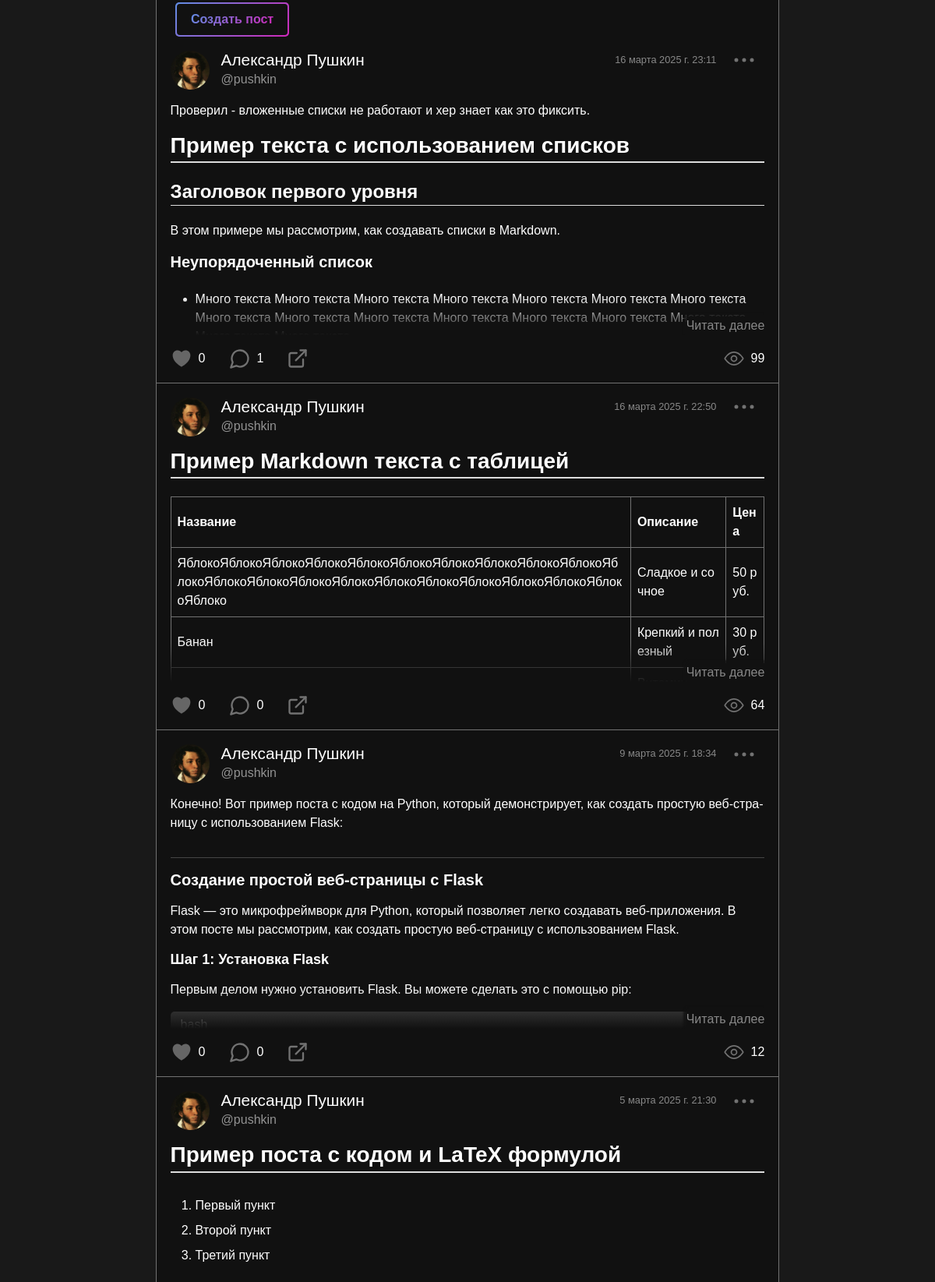
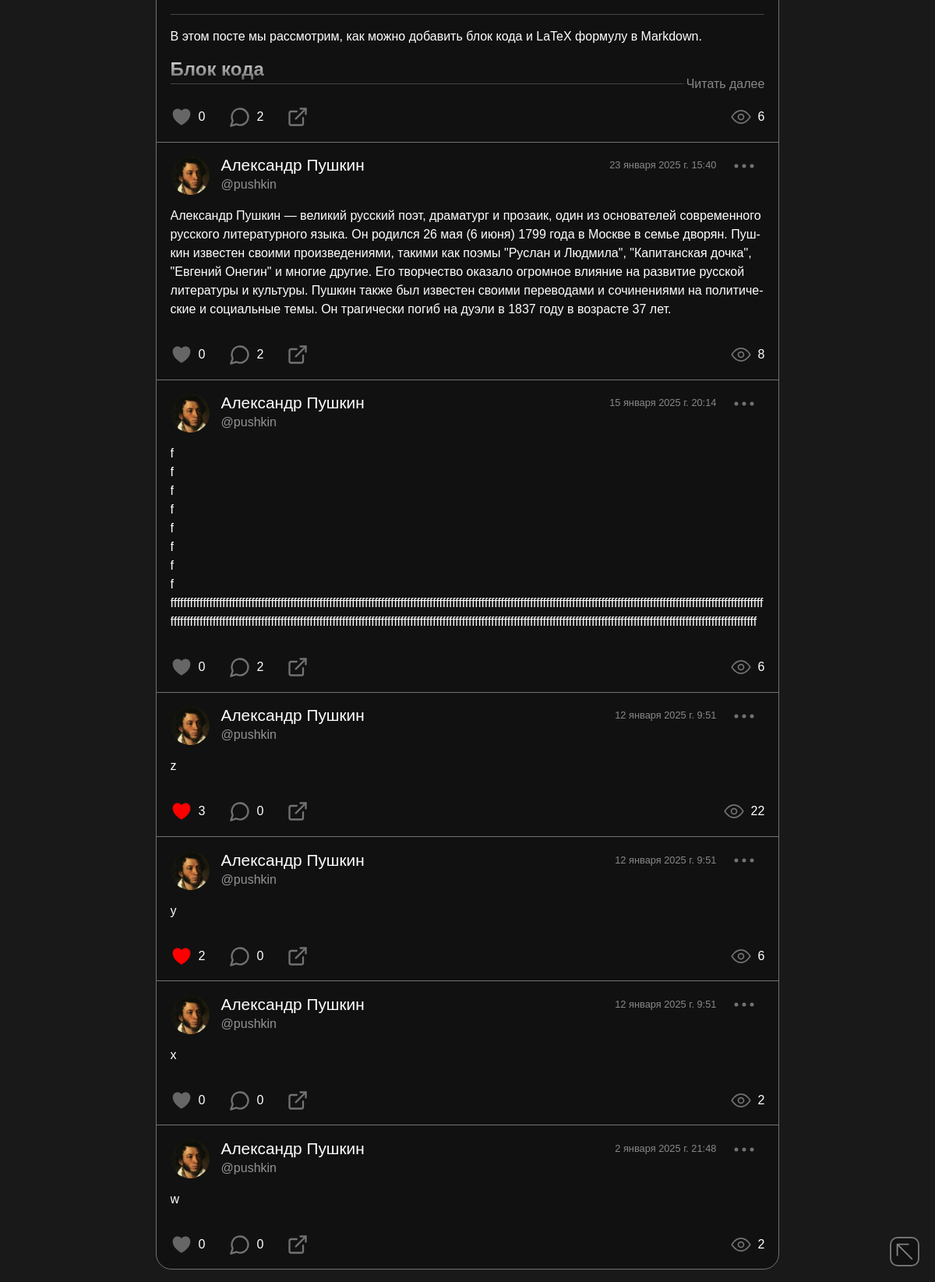
Before: /person/ (signed in, lower part) with the older database file (2 pictures, top to bottom).
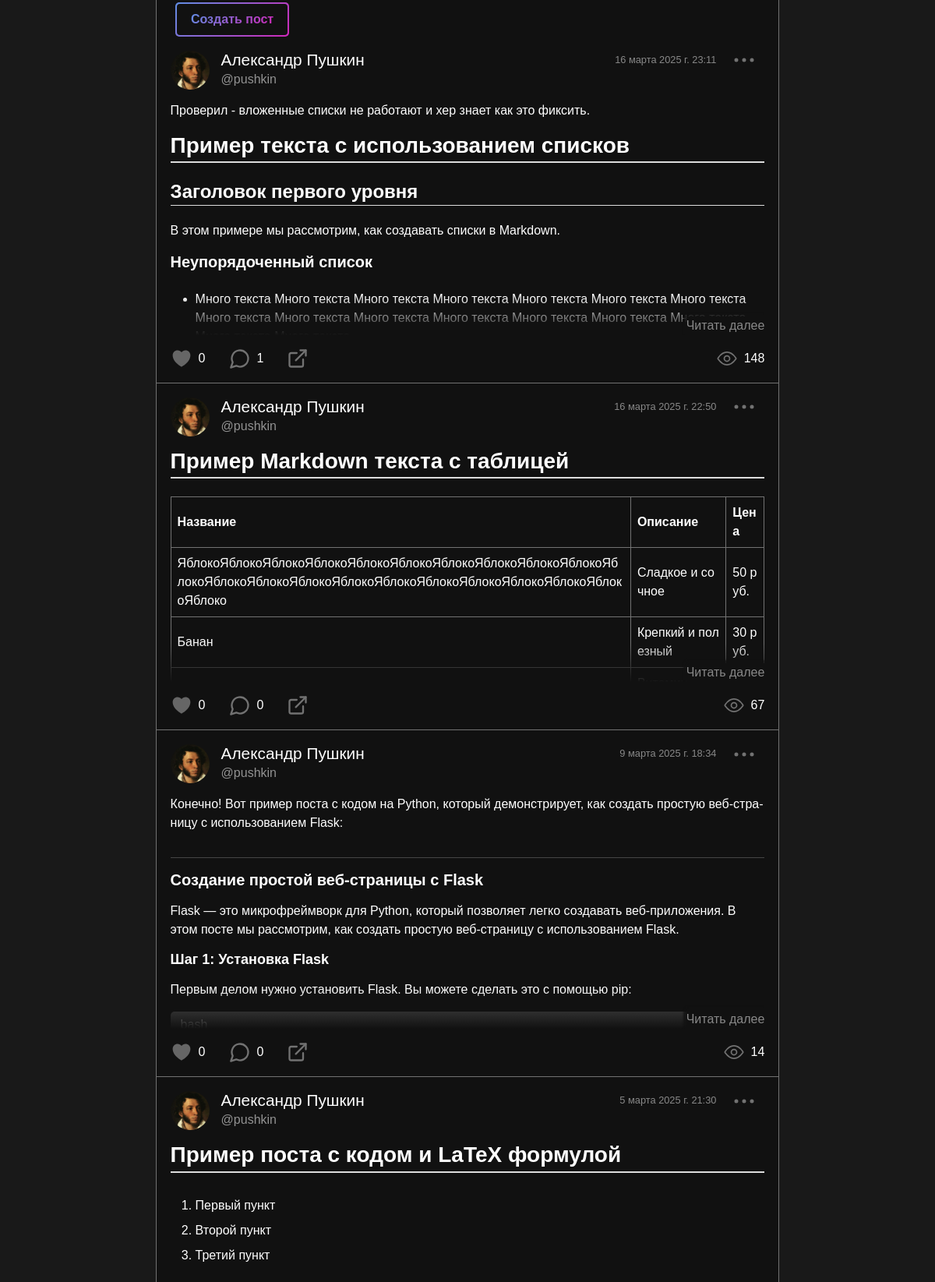
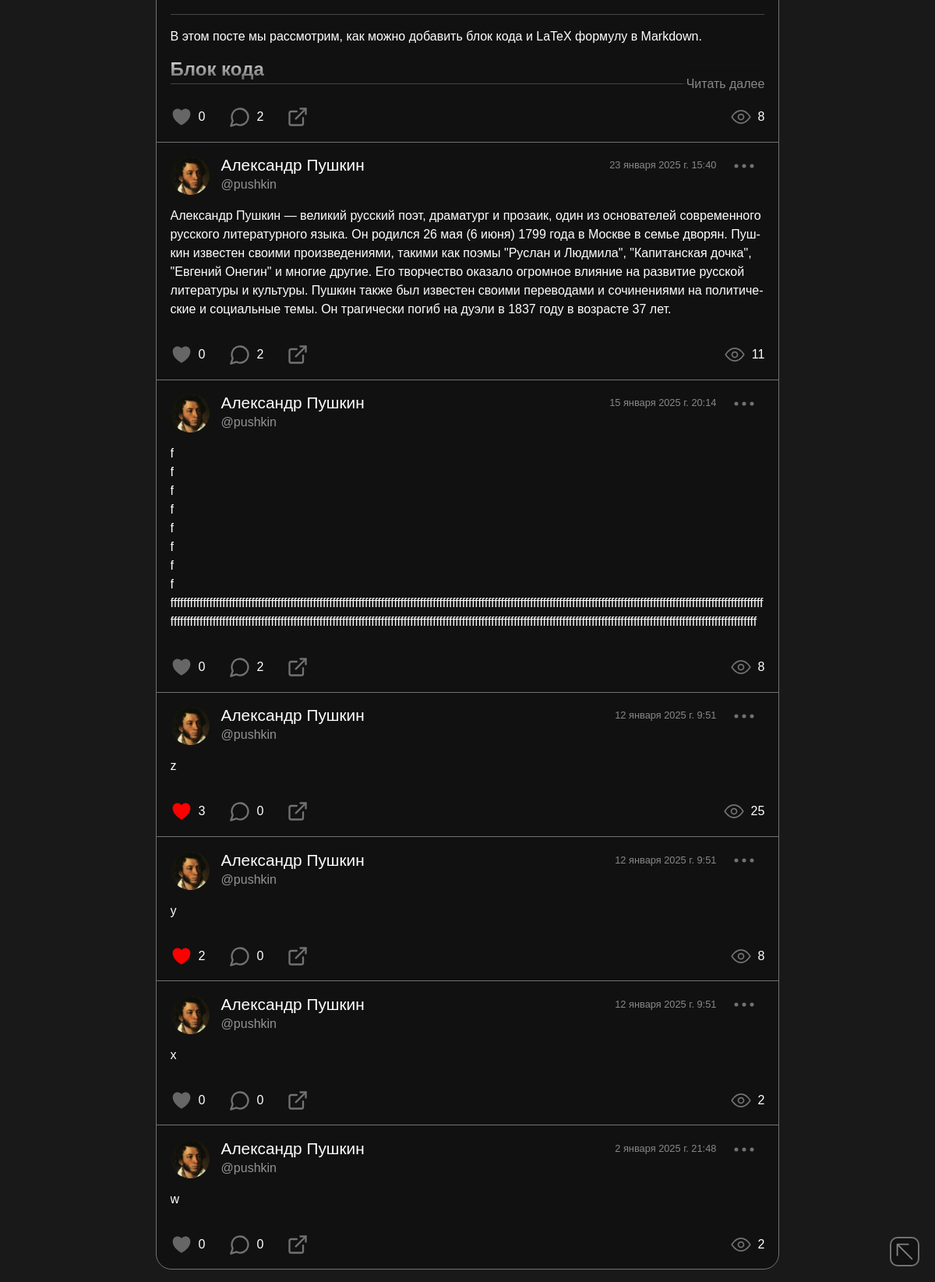
After: the same page with the newer database file (2 pictures, top to bottom).
### person/models.py (models this page shows, shortened)
class Post(models.Model):
    text = models.TextField('Текст', max_length=5000)
    formated_text = models.TextField('Отформатированный текст', default='', max_length=5000)
    date = models.DateTimeField('Дата публикации')
    user = models.ForeignKey(User, on_delete=models.CASCADE)
    likes = models.ManyToManyField(User, related_name='liked_posts', blank=True)
    views = models.PositiveIntegerField('Число просмотров', default=0)
    def total_likes(self):
        return self.likes.count()
    def total_comments(self):
        return self.comments.count()
    class Meta:
        verbose_name = 'Пост'
        verbose_name_plural = 'Посты'

### users/models.py (models this page shows, shortened)
class User(AbstractUser):
    first_name = models.CharField("Имя", max_length=20)
    last_name = models.CharField("Фамилия", max_length=20)
    username = models.CharField("Имя пользователя", unique=True, max_length=20)
    email = models.EmailField("Почта", unique=True)
    password = models.CharField("Пароль", max_length=20)
    image = models.ImageField("Аватар", upload_to='users_images', blank=True, null=True)
    about = models.TextField("О себе", max_length=250, blank=True, null=True)
    ai_help_requests_left = models.PositiveIntegerField(default=5)
    last_ai_help_reset = models.DateTimeField(auto_now_add=True)
    has_subscription = models.BooleanField(default=False)
    def get_avatar_url(self):
        if self.image and hasattr(self.image, 'url'):
            return self.image.url
        else:
            return os.path.join(settings.STATIC_URL, 'person/img/default.jpg')
    class Meta:
        verbose_name = 'Пользователь'
        verbose_name_plural = 'Пользователи'

### person/views.py (the view)
# urls.py: path('', views.profile, name='profile'),
@login_required
def profile(request):
    avatar_edit(request)
    about_form = AboutForm(instance=request.user)
    empty_post_form = PostForm()
    posts = Post.objects.filter(user=request.user.id).order_by('-date')
    paginator = Paginator(posts, 10)
    page_number = request.GET.get('page')
    page_obj = paginator.get_page(page_number)
    post_forms = {}
    for post in page_obj:
        post_forms[post.id] = PostForm(instance=post, post_id=post.id)
    followers_count = request.user.followers.count()
    following_count = request.user.subscriptions.count()
    data = {
        "user": request.user,
        "posts": page_obj,
        "has_next": page_obj.has_next(),
        "about_form": about_form,
        "post_forms": post_forms,
        "empty_post_form": empty_post_form,
        'followers_count': followers_count,
        'following_count': following_count,
    }
    return render(request, "person/profile.html", data)

### person/templatetags/custom_filters.py (called while the page is built)
@register.filter
def get_item(dictionary, key):
    return dictionary.get(key, 'Ключ в словаре не найден')

### person/views.py (called while the page is built)
def avatar_edit(request):
    if request.method == 'POST' and request.FILES.get('avatar'):
        avatar = request.FILES['avatar']
        filename = f'users_images/{request.user.username}_avatar.jpg'
        path = default_storage.save(filename, ContentFile(avatar.read()))
        if is_image(default_storage.path(path)):
            request.user.delete_avatar()
            request.user.image = path
            request.user.save()
        else:
            messages.error(request, 'Загруженный файл не является допустимым изображением')
            default_storage.delete(path)

### person/templates/person/profile.html (shortened to what this page needs)
{% extends 'main/layout.html' %}
{% load static %}
{% block link %}
    <link rel="stylesheet" href="{% static 'person/css/person.css' %}">
    <link rel="stylesheet" href="{% static 'person/css/like_users_list.css' %}">
    <link rel="stylesheet" href="{% static 'main/css/markdown.css' %}">
    <link rel="stylesheet" href="https://unpkg.com/@highlightjs/cdn-assets@11.7.0/styles/github-dark.min.css">
{% endblock %}
{% block content %}
<main class="custom-container">
<section class="container-profile">
<div class="posts-container-header">
    <button type="button" class="gradient-btn" data-bs-toggle="modal" data-bs-target="#createPostModal" data="Создать пост"></button>
</div>
{% if posts %}
    <div class="posts-list load-more">
        {% include 'person/profile_posts.html' %}
    </div>
{% else %}
    <p class="commentary">У вас нет записей</p>
{% endif %}
</section>
</main>
{% endblock %}

### person/templates/person/profile_posts.html (shortened to what this page needs)
{% load static %}
{% load custom_filters %}
{% for post in posts %}
    {% with post_id=post.id %}
    <div class="post-item" data-post-id="{{ post.id }}">
        <div class="post-header">
            <img src="{{ post.user.get_avatar_url }}" class="post-avatar" alt="{{ post.user.username }}">
            <div class="post-info">
                <h3>
                    <a href="{% url 'user_profile' post.user.username %}">
                        {{ post.user.first_name }} {{ post.user.last_name }}
                    </a>
                </h3>
                <p class="post-username">@{{ post.user.username }}</p>
            </div>
            <p class="post-date">{{ post.date }}</p>
            <div class="post-actions">
                <button class="post-actions-toggle" title="Действия над постом">
                    <img src="{% static 'person/img/dots.svg' %}" alt="Действия над постом" width="40" height="40">
                </button>
            </div>
        </div>
        <div class="post-content">
            <div class="post-text" id="post-text-{{ post_id }}">{{ post.formated_text|safe }}</div>
            <div class="fade-out"></div>
            <a class="read-more-btn" id="read-more-btn-{{ post_id }}" style="display: none;">Читать далее</a>
        </div>
        <div class="post-footer">
            <ul>
                <li>
                    <button class="post-footer-icon like-btn {% if request.user in post.likes.all %}liked{% endif %}" data-post-id="{{ post_id }}" title="Лайк">
                        {% if request.user in post.likes.all %}
                            <img src="{% static 'person/img/like_red.svg' %}" alt="Like Icon" width="28" height="28">
                        {% else %}
                            <img src="{% static 'person/img/like.svg' %}" alt="Like Icon" width="28" height="28">
                        {% endif %}
                    </button>
                    <span class="post-footer-counter">{{ post.total_likes }}</span>
                </li>
                <li>
                    <a class="post-footer-icon" href="{% url 'post_detail' post.id %}" title="Комментировать">
                        <img src="{% static 'person/img/comments.svg' %}" alt="Comment Icon" width="28" height="28">
                    </a>
                    <span class="post-footer-counter">{{ post.total_comments }}</span>
                </li>
                <li>
                    <button class="post-footer-icon" title="Поделиться" onclick="copyToClipboard({{ post.id }})">
                        <img src="{% static 'person/img/share.svg' %}" alt="Share Icon" width="28" height="28">
                    </button>
                </li>
            </ul>
            <ul>
                <li>
                    <img src="{% static 'person/img/views.svg' %}" alt="Иконка просмотра" width="28" height="28">
                    <span class="post-footer-counter">
                        {{ post.views }}
                    </span>
                </li>
            </ul>
        </div>
    {% endwith %}
    </div>
{% endfor %}

Changed rows visible on the page:
changed Post "16 марта 2025 г. 23:11": views "99" → "148"
changed Post "16 марта 2025 г. 22:50": views "64" → "67"
changed Post "9 марта 2025 г. 18:34": views "12" → "14"
changed Post "5 марта 2025 г. 21:30": views "6" → "8"
changed Post "23 января 2025 г. 15:40": views "8" → "11"
changed Post "15 января 2025 г. 20:14": views "6" → "8"
changed Post (number 7 of 10 on the later page): views "22" → "25"
changed Post (number 8 of 10 on the later page): views "6" → "8"
